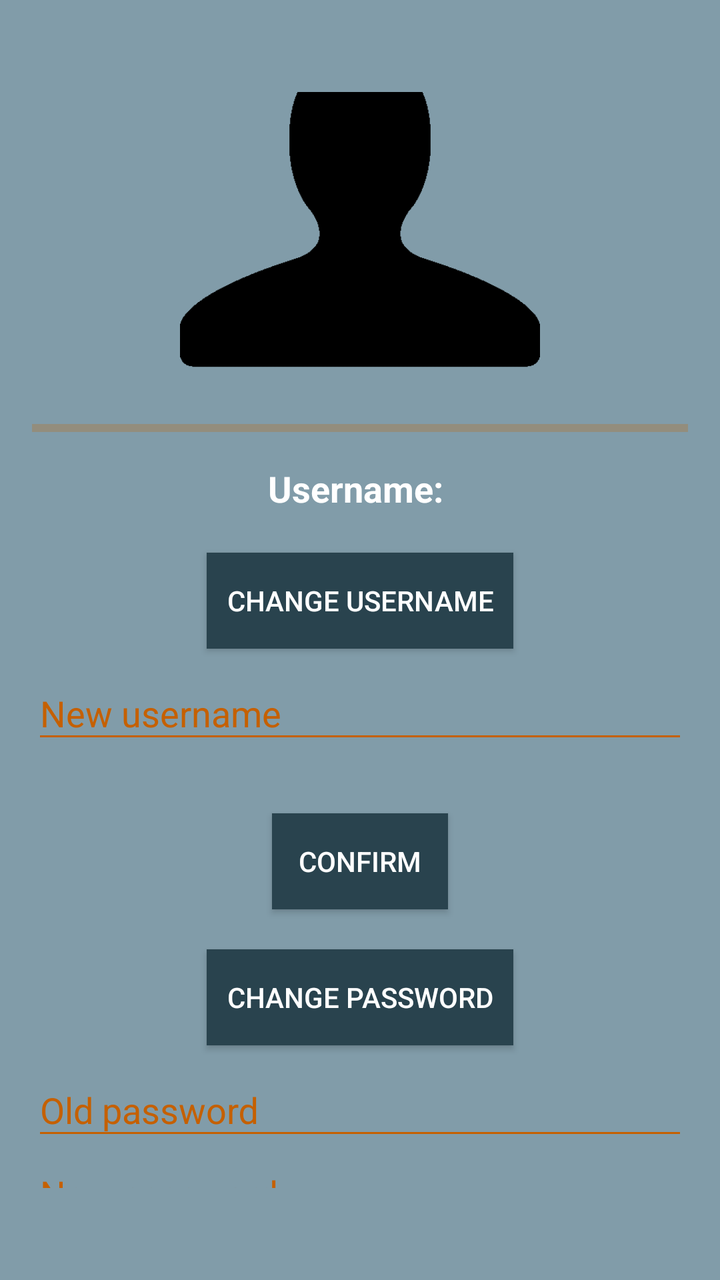
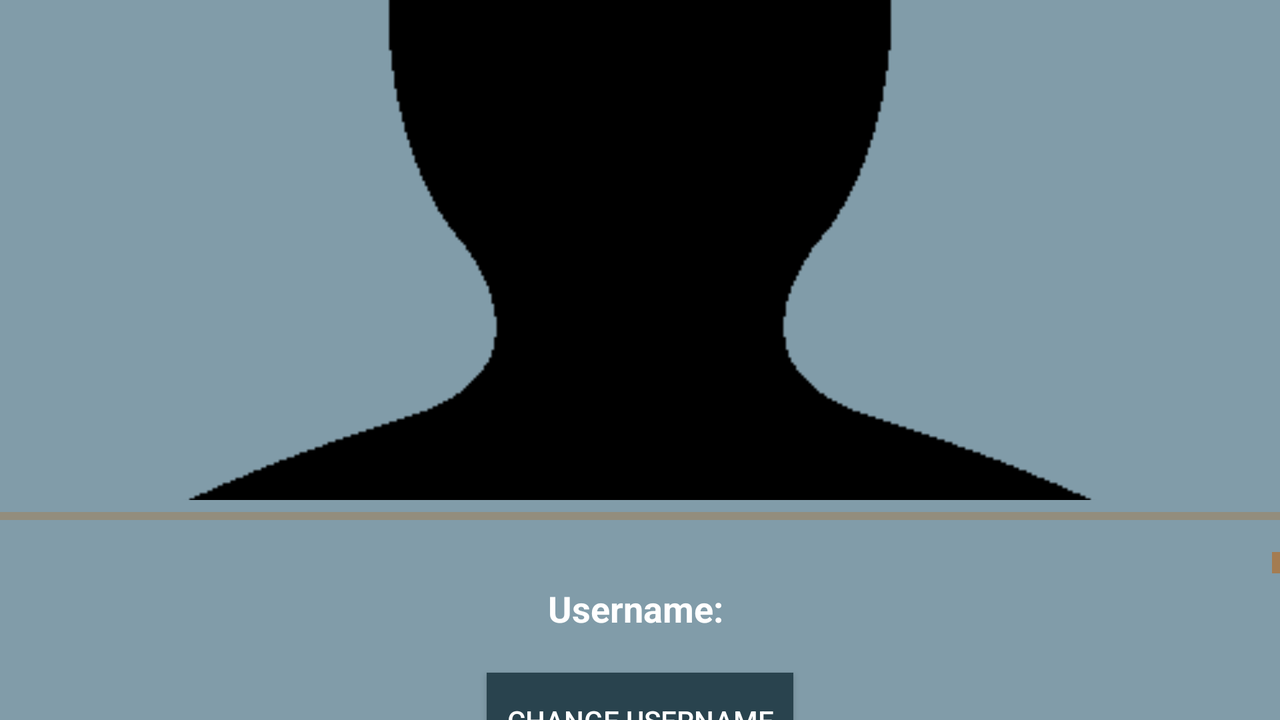

One screen, two layout resources from the same app: the default and the repository's alternative for another configuration. Each is rendered where Android would select it; the XML of both is given below.
<!-- AndroidManifest.xml: application theme AppTheme -->
<!-- res/layout/activity_profile.xml -->
<?xml version="1.0" encoding="utf-8"?>
<android.support.design.widget.CoordinatorLayout xmlns:android="http://schemas.android.com/apk/res/android"
    xmlns:app="http://schemas.android.com/apk/res-auto"
    xmlns:tools="http://schemas.android.com/tools"
    android:layout_width="match_parent"
    android:layout_height="match_parent"
    android:layout_gravity="center"
    android:background="@color/colorAccent"
    android:fitsSystemWindows="true"
    tools:context="com.appcentricity.cluster.ProfileActivity">

    <LinearLayout
        android:layout_width="fill_parent"
        android:layout_height="wrap_content"
        android:layout_marginTop="30dp"
        android:gravity="center"
        android:orientation="vertical"
        android:padding="@dimen/activity_horizontal_margin">

        <RelativeLayout
            android:id="@+id/profileImageLayout"
            android:layout_width="fill_parent"
            android:layout_height="fill_parent"
            android:gravity="center">


            <ImageView
                android:id="@+id/profPicView"
                android:layout_width="220dp"
                android:layout_height="180dp"
                android:layout_marginBottom="10dip"
                android:clickable="true"
                android:scaleType="fitCenter"
                android:visibility="visible"
                app:srcCompat="@drawable/defaultuser" />

            <TextView
                android:id="@+id/profPicViewText"
                android:layout_width="wrap_content"
                android:layout_height="wrap_content"
                android:layout_alignLeft="@id/profPicView"
                android:layout_alignTop="@id/profPicView"
                android:layout_alignRight="@id/profPicView"
                android:layout_alignBottom="@id/profPicView"
                android:layout_marginStart="1dp"
                android:layout_marginLeft="78dp"
                android:layout_marginTop="0dp"
                android:layout_marginEnd="1dp"
                android:layout_marginRight="-76dp"
                android:layout_marginBottom="2dp"
                android:fontFamily="sans-serif-condensed-medium"
                android:gravity="center"
                android:text="Upload Profile Image"
                android:textAlignment="center"
                android:textColor="@color/colorPrimaryDark"
                android:textSize="18sp"
                android:textStyle="bold"
                android:visibility="invisible" />

        </RelativeLayout>


        <ProgressBar
            android:id="@+id/uploadProgress"
            style="@style/Widget.AppCompat.ProgressBar.Horizontal"
            android:layout_width="411dp"
            android:layout_height="wrap_content"
            android:layout_marginBottom="10dip"
            android:visibility="visible" />

        <TextView
            android:id="@+id/u_name_disp"
            android:layout_width="wrap_content"
            android:layout_height="wrap_content"
            android:text="@string/username_placeholder"
            android:textAlignment="textStart"
            android:textColor="@color/title"
            android:textSize="18sp"
            android:textStyle="bold" />

        <Button
            android:id="@+id/btn_change_uName"
            android:layout_width="wrap_content"
            android:layout_height="wrap_content"
            android:layout_marginTop="20dip"
            android:background="@color/colorAccentDark"
            android:paddingLeft="10dip"
            android:paddingRight="10dip"
            android:text="@string/change_uname"
            android:textColor="@android:color/white" />

        <android.support.design.widget.TextInputLayout
            android:layout_width="match_parent"
            android:layout_height="match_parent">

            <EditText
                android:id="@+id/newUName"
                android:layout_width="match_parent"
                android:layout_height="wrap_content"
                android:layout_marginTop="20dp"
                android:layout_marginBottom="10dp"
                android:layout_weight="1"
                android:hint="@string/new_uname_hint"
                android:inputType="text"
                android:textColor="@android:color/white"
                android:textColorHint="@android:color/white" />

        </android.support.design.widget.TextInputLayout>

        <Button
            android:id="@+id/btn_change_uname_confirm"
            android:layout_width="wrap_content"
            android:layout_height="wrap_content"
            android:layout_marginTop="20dip"
            android:background="@color/colorAccentDark"
            android:text="@string/change_pwd_confirm"
            android:textColor="@android:color/white" />

        <Button
            android:id="@+id/btn_change_pwd"
            android:layout_width="wrap_content"
            android:layout_height="wrap_content"
            android:layout_marginTop="20dip"
            android:background="@color/colorAccentDark"
            android:paddingLeft="10dip"
            android:paddingRight="10dip"
            android:text="@string/change_pwd"
            android:textColor="@android:color/white" />

        <android.support.design.widget.TextInputLayout
            android:layout_width="match_parent"
            android:layout_height="match_parent">

            <EditText
                android:id="@+id/pwd"
                android:layout_width="match_parent"
                android:layout_height="wrap_content"
                android:layout_marginTop="20dp"
                android:layout_marginBottom="10dp"
                android:hint="@string/old_pwd_hint"
                android:inputType="textPassword"
                android:textColor="@android:color/white"
                android:textColorHint="@android:color/white" />

        </android.support.design.widget.TextInputLayout>

        <android.support.design.widget.TextInputLayout
            android:layout_width="match_parent"
            android:layout_height="match_parent">

            <EditText
                android:id="@+id/newPwd"
                android:layout_width="match_parent"
                android:layout_height="wrap_content"
                android:layout_marginTop="20dp"
                android:layout_marginBottom="10dp"
                android:layout_weight="1"
                android:hint="@string/new_pwd_hint"
                android:inputType="textPassword"
                android:textColor="@android:color/white"
                android:textColorHint="@android:color/white" />

        </android.support.design.widget.TextInputLayout>

        <Button
            android:id="@+id/btn_change_pwd_confirm"
            android:layout_width="wrap_content"
            android:layout_height="wrap_content"
            android:layout_marginTop="20dip"
            android:background="@color/colorAccentDark"
            android:text="@string/change_pwd_confirm"
            android:textColor="@android:color/white" />

        <Button
            android:id="@+id/btn_sign_out"
            android:layout_width="wrap_content"
            android:layout_height="wrap_content"
            android:layout_marginTop="20dip"
            android:background="@color/colorAccentDark"
            android:text="@string/sign_out"
            android:textColor="@android:color/white" />

        <Button
            android:id="@+id/btn_delete_account"
            android:layout_width="wrap_content"
            android:layout_height="wrap_content"
            android:layout_marginTop="20dip"
            android:background="@null"
            android:text="@string/delete_account"
            android:textAllCaps="false"
            android:textColor="@android:color/holo_red_dark" />

    </LinearLayout>
</android.support.design.widget.CoordinatorLayout>
<!-- resources referenced by this layout -->
<resources>
  <color name="colorAccent">#819ca9</color>
  <color name="colorAccentDark">#29434E</color>
  <color name="colorPrimaryDark">#c56000</color>
  <color name="title">#FFFFFF</color>
  <dimen name="activity_horizontal_margin">16dp</dimen>
  <!-- drawable defaultuser: png bitmap (drawable, 2693 bytes) -->
  <string name="change_pwd">Change Password</string>
  <string name="change_pwd_confirm">Confirm</string>
  <string name="change_uname">Change Username</string>
  <string name="delete_account">Delete Account</string>
  <string name="new_pwd_hint">New password</string>
  <string name="new_uname_hint">New username</string>
  <string name="old_pwd_hint">Old password</string>
  <string name="sign_out">SIGN OUT</string>
  <string name="username_placeholder">Username:\u0020</string>
  <style name="AppTheme" parent="Theme.AppCompat.Light.DarkActionBar">
          
          <item name="colorPrimary">@color/colorPrimary</item>
          <item name="colorPrimaryDark">@color/colorPrimaryDark</item>
          <item name="colorAccent">@color/colorAccent</item>
          <item name="android:textColorPrimary">@color/colorPrimary</item>
          <item name="android:textColorSecondary">@color/colorPrimaryDark</item>
          <item name="android:textColorHint">@color/colorPrimaryDark</item>
  
      </style>
  <color name="colorPrimary">#FF8F00</color>
</resources>
<!-- res/layout-land/activity_profile.xml (the repository's variant of the layout above) -->
<!-- drawn on the phone turned sideways -->
<?xml version="1.0" encoding="utf-8"?>
<android.support.design.widget.CoordinatorLayout xmlns:android="http://schemas.android.com/apk/res/android"
    xmlns:app="http://schemas.android.com/apk/res-auto"
    xmlns:tools="http://schemas.android.com/tools"
    android:layout_width="match_parent"
    android:layout_height="match_parent"
    android:layout_gravity="center"
    android:background="@color/colorAccent"
    android:fitsSystemWindows="true"
    tools:context="com.appcentricity.cluster.ProfileActivity">

    <LinearLayout
        android:layout_width="fill_parent"
        android:layout_height="wrap_content"
        android:gravity="center"
        android:orientation="vertical">

        <RelativeLayout
            android:id="@+id/profileImageLayout"
            android:layout_width="fill_parent"
            android:layout_height="fill_parent"
            android:gravity="center">


            <ImageView
                android:id="@+id/profPicView"
                android:layout_width="match_parent"
                android:layout_height="wrap_content"
                android:adjustViewBounds="true"
                android:clickable="true"
                android:cropToPadding="false"
                android:maxHeight="250dip"
                android:scaleType="centerCrop"

                android:visibility="visible"
                app:srcCompat="@drawable/defaultuser" />

            <TextView
                android:id="@+id/profPicViewText"
                android:layout_width="wrap_content"
                android:layout_height="wrap_content"
                android:layout_alignLeft="@id/profPicView"
                android:layout_alignTop="@+id/profPicView"
                android:layout_alignRight="@id/profPicView"
                android:layout_alignBottom="@id/profPicView"
                android:layout_marginStart="1dp"
                android:layout_marginLeft="78dp"
                android:layout_marginTop="0dp"
                android:layout_marginEnd="1dp"
                android:layout_marginRight="-76dp"
                android:background="#A629434E"
                android:fontFamily="sans-serif-condensed-medium"
                android:gravity="center"
                android:text="Upload Profile Image"
                android:textAlignment="center"
                android:textColor="@color/colorPrimaryDark"
                android:textSize="18sp"
                android:textStyle="bold"
                android:visibility="invisible" />

        </RelativeLayout>

        <ProgressBar
            android:id="@+id/uploadProgress"
            style="@style/Widget.AppCompat.ProgressBar.Horizontal"
            android:layout_width="match_parent"
            android:layout_height="wrap_content"
            android:layout_marginBottom="10dip"
            android:visibility="visible" />
        <ScrollView
            android:layout_width="fill_parent"
            android:layout_height="wrap_content"
            android:id="@+id/scroll">
        <LinearLayout
            android:layout_width="fill_parent"
            android:layout_height="wrap_content"
            android:gravity="center"
            android:orientation="vertical"
            android:padding="@dimen/activity_horizontal_margin">

            <TextView
                android:id="@+id/u_name_disp"
                android:layout_width="wrap_content"
                android:layout_height="wrap_content"
                android:text="@string/username_placeholder"
                android:textAlignment="textStart"
                android:textColor="@color/title"
                android:textSize="18sp"
                android:textStyle="bold" />

            <Button
                android:id="@+id/btn_change_uName"
                android:layout_width="wrap_content"
                android:layout_height="wrap_content"
                android:layout_marginTop="20dip"
                android:background="@color/colorAccentDark"
                android:paddingLeft="10dip"
                android:paddingRight="10dip"
                android:text="@string/change_uname"
                android:textColor="@android:color/white" />

            <android.support.design.widget.TextInputLayout
                android:layout_width="match_parent"
                android:layout_height="match_parent">

                <EditText
                    android:id="@+id/newUName"
                    android:layout_width="match_parent"
                    android:layout_height="wrap_content"
                    android:layout_marginTop="20dp"
                    android:layout_marginBottom="10dp"
                    android:layout_weight="1"
                    android:hint="@string/new_uname_hint"
                    android:inputType="text"
                    android:textColor="@android:color/white"
                    android:textColorHint="@android:color/white" />

            </android.support.design.widget.TextInputLayout>

            <Button
                android:id="@+id/btn_change_uname_confirm"
                android:layout_width="wrap_content"
                android:layout_height="wrap_content"
                android:layout_marginTop="20dip"
                android:background="@color/colorAccentDark"
                android:text="@string/change_pwd_confirm"
                android:textColor="@android:color/white" />

            <Button
                android:id="@+id/btn_change_pwd"
                android:layout_width="wrap_content"
                android:layout_height="wrap_content"
                android:layout_marginTop="20dip"
                android:background="@color/colorAccentDark"
                android:paddingLeft="10dip"
                android:paddingRight="10dip"
                android:text="@string/change_pwd"
                android:textColor="@android:color/white" />

            <android.support.design.widget.TextInputLayout
                android:layout_width="match_parent"
                android:layout_height="match_parent">

                <EditText
                    android:id="@+id/pwd"
                    android:layout_width="match_parent"
                    android:layout_height="wrap_content"
                    android:layout_marginTop="20dp"
                    android:layout_marginBottom="10dp"
                    android:hint="@string/old_pwd_hint"
                    android:inputType="textPassword"
                    android:textColor="@android:color/white"
                    android:textColorHint="@android:color/white" />

            </android.support.design.widget.TextInputLayout>

            <android.support.design.widget.TextInputLayout
                android:layout_width="match_parent"
                android:layout_height="match_parent">

                <EditText
                    android:id="@+id/newPwd"
                    android:layout_width="match_parent"
                    android:layout_height="wrap_content"
                    android:layout_marginTop="20dp"
                    android:layout_marginBottom="10dp"
                    android:layout_weight="1"
                    android:hint="@string/new_pwd_hint"
                    android:inputType="textPassword"
                    android:textColor="@android:color/white"
                    android:textColorHint="@android:color/white" />

            </android.support.design.widget.TextInputLayout>

            <Button
                android:id="@+id/btn_change_pwd_confirm"
                android:layout_width="wrap_content"
                android:layout_height="wrap_content"
                android:layout_marginTop="20dip"
                android:background="@color/colorAccentDark"
                android:text="@string/change_pwd_confirm"
                android:textColor="@android:color/white" />

            <Button
                android:id="@+id/btn_sign_out"
                android:layout_width="wrap_content"
                android:layout_height="wrap_content"
                android:layout_marginTop="20dip"
                android:background="@color/colorAccentDark"
                android:text="@string/sign_out"
                android:textColor="@android:color/white" />

            <Button
                android:id="@+id/btn_delete_account"
                android:layout_width="wrap_content"
                android:layout_height="wrap_content"
                android:layout_marginTop="20dip"
                android:background="@null"
                android:text="@string/delete_account"
                android:textAllCaps="false"
                android:textColor="@android:color/holo_red_dark" />

        </LinearLayout>
    </ScrollView>

    </LinearLayout>

</android.support.design.widget.CoordinatorLayout>
